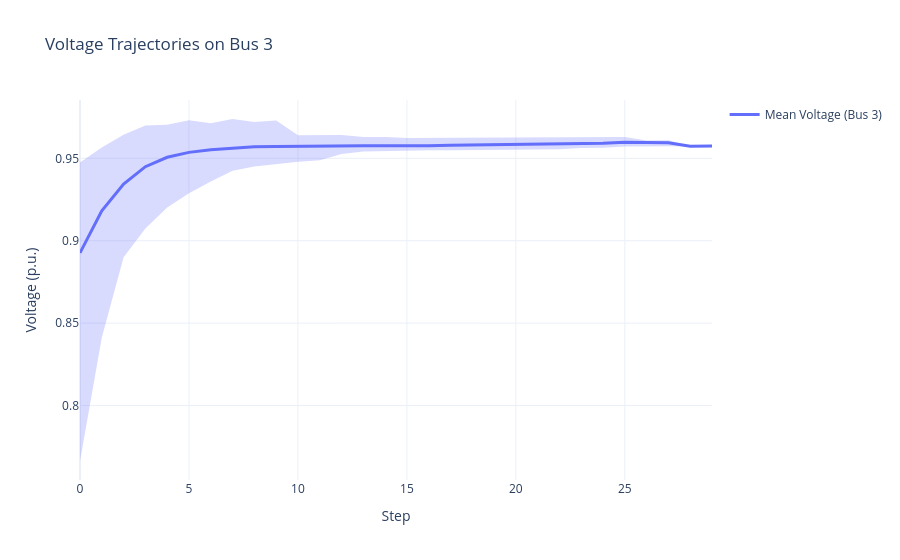

The notebook cell saved with this chart:
### Code cell
load_result("56bus_rlcft")
success_list = np.array(success_list)
print('average recovery step is:')
print(np.mean(success_list[:,1]))
print(np.std(success_list[:,1]))
print('average reactive power cost is:')
print(np.mean(control_cost))
print(np.std(control_cost))
print('the total cost is:')
# print(object_cost)
print(np.mean(object_cost))
print(np.std(object_cost))

import plotly.express as px

# ---------- 3. plotting ----------
bus_idx = 2                                   # choose bus (0-based)
max_len  = max(a.shape[0] for a in voltage_trajs)

# build (episodes × max_len) matrix with NaN padding
traj_mat = np.full((len(voltage_trajs), max_len), np.nan)
for i, ep in enumerate(voltage_trajs):
    traj_mat[i, :ep.shape[0]] = ep[:, bus_idx]

mean_traj = np.nanmean(traj_mat, axis=0)
min_traj  = np.nanmin(traj_mat, axis=0)
max_traj  = np.nanmax(traj_mat, axis=0)

# pick one color from Plotly's qualitative palette
base_color = px.colors.qualitative.Plotly[0]  # '#1f77b4' (blue)

def hex_to_rgba(hex_color, alpha):
    """#1f77b4 -> rgba(31,119,180,alpha)"""
    h = hex_color.lstrip('#')
    r, g, b = tuple(int(h[i:i+2], 16) for i in (0, 2, 4))
    return f'rgba({r},{g},{b},{alpha})'

fill_color = hex_to_rgba(base_color, 0.25)    # translucent blue

fig = go.Figure()

# 1) lower bound (invisible line – starting edge of the band)
fig.add_trace(
    go.Scatter(
        x=np.arange(max_len),
        y=min_traj,
        mode="lines",
        line=dict(width=0),
        showlegend=False,
        hoverinfo="skip",
        name="min",
    )
)

# 2) upper bound with 'tonexty' fill – creates the shaded band
fig.add_trace(
    go.Scatter(
        x=np.arange(max_len),
        y=max_traj,
        mode="lines",
        line=dict(width=0),
        fill="tonexty",
        fillcolor=fill_color,
        showlegend=False,
        hoverinfo="skip",
        name="max",
    )
)

# 3) mean curve on top, same hue but solid & thicker
fig.add_trace(
    go.Scatter(
        x=np.arange(max_len),
        y=mean_traj,
        mode="lines",
        name=f"Mean Voltage (Bus {bus_idx + 1})",
        line=dict(color=base_color, width=3),
    )
)

fig.update_layout(
    title=f"Voltage Trajectories on Bus {bus_idx + 1}",
    xaxis_title="Step",
    yaxis_title="Voltage (p.u.)",
    template="plotly_white",
)

fig.show()

### Figure 1 — Plotly figure (JSON) as saved in the notebook; plotly's stock layout.template omitted (floating-point values rounded to 4 significant figures)
{"data": [{"hoverinfo": "skip", "line": {"width": 0}, "mode": "lines", "name": "min", "showlegend": false, "type": "scatter", "x": [0, 1, 2, 3, 4, 5, 6, 7, 8, 9, 10, 11, 12, 13, 14, 15, 16, 17, 18, 19, 20, 21, 22, 23, 24, 25, 26, 27, 28, 29], "y": [0.7663, 0.8413, 0.89, 0.9075, 0.9201, 0.9288, 0.9359, 0.9424, 0.945, 0.9467, 0.9479, 0.9489, 0.9527, 0.9542, 0.9545, 0.9547, 0.9549, 0.9549, 0.955, 0.9554, 0.9555, 0.9555, 0.9556, 0.9562, 0.9564, 0.9572, 0.9573, 0.9574, 0.9574, 0.9575]}, {"fill": "tonexty", "fillcolor": "rgba(99,110,250,0.25)", "hoverinfo": "skip", "line": {"width": 0}, "mode": "lines", "name": "max", "showlegend": false, "type": "scatter", "x": [0, 1, 2, 3, 4, 5, 6, 7, 8, 9, 10, 11, 12, 13, 14, 15, 16, 17, 18, 19, 20, 21, 22, 23, 24, 25, 26, 27, 28, 29], "y": [0.9474, 0.9566, 0.9643, 0.9699, 0.9703, 0.9731, 0.9714, 0.9739, 0.972, 0.973, 0.9641, 0.9641, 0.9642, 0.9629, 0.963, 0.9623, 0.9624, 0.9625, 0.9626, 0.9627, 0.9628, 0.9628, 0.9629, 0.9629, 0.963, 0.963, 0.9609, 0.961, 0.9574, 0.9575]}, {"line": {"color": "#636EFA", "width": 3}, "mode": "lines", "name": "Mean Voltage (Bus 3)", "type": "scatter", "x": [0, 1, 2, 3, 4, 5, 6, 7, 8, 9, 10, 11, 12, 13, 14, 15, 16, 17, 18, 19, 20, 21, 22, 23, 24, 25, 26, 27, 28, 29], "y": [0.8926, 0.9182, 0.9344, 0.9449, 0.9507, 0.9536, 0.9553, 0.9562, 0.957, 0.9572, 0.9574, 0.9576, 0.9577, 0.9576, 0.9577, 0.9576, 0.9576, 0.958, 0.9581, 0.9583, 0.9585, 0.9586, 0.9588, 0.9588, 0.9591, 0.9598, 0.9595, 0.9595, 0.9574, 0.9575]}], "layout": {"title": {"text": "Voltage Trajectories on Bus 3"}, "xaxis": {"title": {"text": "Step"}}, "yaxis": {"title": {"text": "Voltage (p.u.)"}}}}
